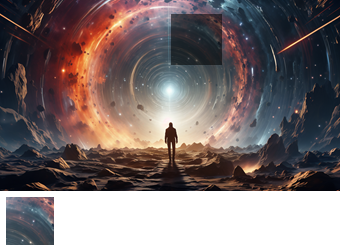
#> input picture image.png, 340 x 251 px
$ python debug_scoring.py
#> lines starting #> are read from the running program, lines starting #| are printed output that depends on the picture
from PIL import Image, ImageDraw, ImageFont
import numpy as np
from skimage import feature, filters, morphology, measure
import cv2
from scipy import ndimage
import os
from datetime import datetime

def analyze_debug_and_fix_scoring(main_image_path):
    """
    Phân tích lại debug candidates và cải thiện scoring
    """
#> called with main_image_path = 'image.png'
    print("=== PHÂN TÍCH DEBUG VÀ SỬA SCORING ===")

    img = Image.open(main_image_path).convert('RGB')
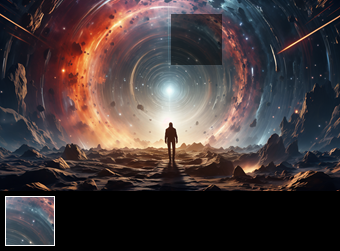
#> img: PIL image 340x251 RGB; mean R, G, B 70.4, 59.3, 59.4
    img_array = np.array(img)
    gray = np.dot(img_array[...,:3], [0.2989, 0.5870, 0.1140])
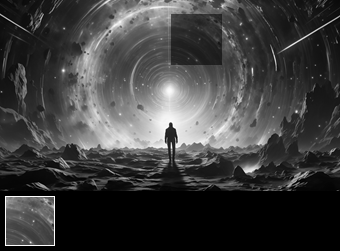
#> gray: shape (251, 340) float64; min 0, max 255, mean 62.6

    h, w = gray.shape
#> h = 251; w = 340
    print(f"📏 Image size: {w}x{h}")
#| 📏 Image size: 340x251

    # Tìm TẤT CẢ candidates với threshold thấp
    all_candidates = find_all_gap_candidates(gray)

    print(f"🔍 Found {len(all_candidates)} total candidates")

    # Phân tích chi tiết từng candidate
    detailed_candidates = []
    for i, candidate in enumerate(all_candidates):
        x, y = candidate['x'], candidate['y']

        # Phân tích chi tiết candidate này
        detailed_analysis = deep_analyze_candidate(gray, x, y, candidate['window_size'])
        detailed_analysis.update(candidate)
        detailed_candidates.append(detailed_analysis)

    # Sort bằng nhiều criteria khác nhau
    print("\n🎯 PHÂN TÍCH CÁC PHƯƠNG PHÁP SCORING:")

    # Method 1: Original scoring
    candidates_original = sorted(detailed_candidates, key=lambda x: x['original_score'], reverse=True)
    print(f"Method 1 (Original): Top candidate = ({candidates_original[0]['x']}, {candidates_original[0]['y']})")

    # Method 2: Darkness priority
    candidates_darkness = sorted(detailed_candidates, key=lambda x: x['darkness_score'], reverse=True)
    print(f"Method 2 (Darkness): Top candidate = ({candidates_darkness[0]['x']}, {candidates_darkness[0]['y']})")

    # Method 3: Uniformity priority
    candidates_uniformity = sorted(detailed_candidates, key=lambda x: x['uniformity_score'], reverse=True)
    print(f"Method 3 (Uniformity): Top candidate = ({candidates_uniformity[0]['x']}, {candidates_uniformity[0]['y']})")

    # Method 4: Contrast priority
    candidates_contrast = sorted(detailed_candidates, key=lambda x: x['contrast_score'], reverse=True)
    print(f"Method 4 (Contrast): Top candidate = ({candidates_contrast[0]['x']}, {candidates_contrast[0]['y']})")

    # Method 5: Shape priority
    candidates_shape = sorted(detailed_candidates, key=lambda x: x['shape_score'], reverse=True)
    print(f"Method 5 (Shape): Top candidate = ({candidates_shape[0]['x']}, {candidates_shape[0]['y']})")

    # Method 6: Combined new scoring
    for candidate in detailed_candidates:
        candidate['new_score'] = calculate_new_score(candidate)

    candidates_new = sorted(detailed_candidates, key=lambda x: x['new_score'], reverse=True)
    print(f"Method 6 (New Combined): Top candidate = ({candidates_new[0]['x']}, {candidates_new[0]['y']})")

    # Visualize top candidates từ mỗi method
    visualize_multi_method_results(main_image_path, {
        'Original': candidates_original[0],
        'Darkness': candidates_darkness[0],
        'Uniformity': candidates_uniformity[0],
        'Contrast': candidates_contrast[0],
        'Shape': candidates_shape[0],
        'New Combined': candidates_new[0]
    })

    # In detailed analysis của top 10 candidates
    print(f"\n📊 DETAILED ANALYSIS - TOP 10 CANDIDATES:")
    top_10 = sorted(detailed_candidates, key=lambda x: x['new_score'], reverse=True)[:10]

    for i, candidate in enumerate(top_10):
        print(f"\n{i+1}. Position: ({candidate['x']}, {candidate['y']})")
        print(f"   Window Size: {candidate['window_size']}")
        print(f"   Original Score: {candidate['original_score']:.1f}")
        print(f"   New Score: {candidate['new_score']:.1f}")
        print(f"   Darkness: {candidate['darkness_score']:.1f}")
        print(f"   Uniformity: {candidate['uniformity_score']:.1f}")
        print(f"   Contrast: {candidate['contrast_score']:.1f}")
        print(f"   Shape: {candidate['shape_score']:.1f}")
        print(f"   Edge: {candidate['edge_score']:.1f}")

    return candidates_new[0]

def find_all_gap_candidates(gray):
    """
    Tìm TẤT CẢ candidates với threshold thấp
    """
    h, w = gray.shape
#> h = 251; w = 340
    candidates = []
    window_sizes = [16, 18, 20, 22, 24, 26, 28, 30, 32, 34, 36]

    # Background stats
    bg_mean = np.mean(gray[:50, :50])
#> bg_mean = 29.58

    # Scan toàn bộ ảnh với step nhỏ
    for window_size in window_sizes:
        half_size = window_size // 2

        for y in range(half_size, h - half_size, 6):  # Step = 6px
            for x in range(half_size, w - half_size, 6):

                window = gray[y - half_size:y + half_size,
                             x - half_size:x + half_size]

                if window.shape[0] != window_size or window.shape[1] != window_size:
                    continue

                # Basic scoring để filter
                window_mean = np.mean(window)
                darkness_ratio = (bg_mean - window_mean) / bg_mean if bg_mean > 0 else 0

                # Threshold rất thấp để không bỏ sót
                if darkness_ratio > 0.1:  # Chỉ cần tối hơn bg 10%
                    candidates.append({
                        'x': x,
                        'y': y,
                        'window_size': window_size,
                        'basic_darkness': darkness_ratio * 100
                    })
#> window: shape (36, 36) float64; every value is 0
#> after the loop, candidates = 4358 items
#| 🔍 Found 4358 total candidates
#> the loop in analyze_debug_and_fix_scoring, `for i, candidate in enumerate(all_candidates):` made 4358 passes
#> (x, y, bg_mean in deep_analyze_candidate, window_mean in deep_analyze_candidate, window_std in deep_analyze_candidate, darkness_ratio in deep_analyze_candidate, darkness_score in deep_analyze_candidate, uniformity_score in deep_analyze_candidate) on passes 2 to 4: (14, 8, 29.58, 19.42, 5.15, 0.344, 100, 89.71), (20, 8, 29.58, 20.7, 5.93, 0.3, 100, 88.14), (26, 8, 29.58, 22.05, 6.61, 0.255, 100, 86.79)
#| Method 1 (Original): Top candidate = (321, 201)
#| Method 2 (Darkness): Top candidate = (8, 8)
#| Method 3 (Uniformity): Top candidate = (68, 200)
#| Method 4 (Contrast): Top candidate = (32, 176)
#| Method 5 (Shape): Top candidate = (68, 200)
#| Method 6 (New Combined): Top candidate = (321, 201)

    return candidates

def deep_analyze_candidate(gray, x, y, window_size):
    """
    Phân tích chi tiết một candidate
    """
    h, w = gray.shape
    half_size = window_size // 2

    # Extract window
    window = gray[y - half_size:y + half_size, x - half_size:x + half_size]

    # Background comparison
    bg_regions = []
    if x >= 50 and y >= 50:
        bg_regions.append(gray[y-50:y-30, x-50:x-30])  # Top-left sample
    if x < w-50 and y >= 50:
        bg_regions.append(gray[y-50:y-30, x+30:x+50])  # Top-right sample

    bg_mean = np.mean([np.mean(region) for region in bg_regions]) if bg_regions else np.mean(gray[:50, :50])

    # Detailed analysis
    window_mean = np.mean(window)
    window_std = np.std(window)

    # 1. Darkness score
    darkness_ratio = (bg_mean - window_mean) / bg_mean if bg_mean > 0 else 0
    darkness_score = max(0, min(100, darkness_ratio * 400))

    # 2. Uniformity score
    uniformity_score = max(0, 100 - window_std * 2)

    # 3. Shape score (square-ness)
    row_means = [np.mean(window[i, :]) for i in range(window_size)]
    col_means = [np.mean(window[:, j]) for j in range(window_size)]
    row_consistency = max(0, 100 - np.std(row_means) * 8)
    col_consistency = max(0, 100 - np.std(col_means) * 8)
    shape_score = (row_consistency + col_consistency) / 2

    # 4. Contrast score
    border_pixels = np.concatenate([
        window[0, :], window[-1, :], window[:, 0], window[:, -1]
    ])
    border_mean = np.mean(border_pixels)
    center_size = max(4, window_size // 2)
    start = (window_size - center_size) // 2
    center_region = window[start:start+center_size, start:start+center_size]
    center_mean = np.mean(center_region)
    contrast_score = max(0, min(100, (border_mean - center_mean) / max(border_mean, 1) * 150))

    # 5. Edge score
    grad_x = np.gradient(window, axis=1)
    grad_y = np.gradient(window, axis=0)
    edges = np.sqrt(grad_x**2 + grad_y**2)
    edge_score = min(100, np.mean(edges) * 10)

    # 6. Original score (như thuật toán cũ)
    size_score = 100 if 20 <= window_size <= 30 else 80 if 16 <= window_size <= 34 else 60

    original_score = (
        darkness_score * 0.25 +
        uniformity_score * 0.20 +
        shape_score * 0.20 +
        contrast_score * 0.20 +
        size_score * 0.15
    )

    return {
        'darkness_score': darkness_score,
        'uniformity_score': uniformity_score,
        'shape_score': shape_score,
        'contrast_score': contrast_score,
        'edge_score': edge_score,
        'original_score': original_score,
        'window_mean': window_mean,
        'bg_mean': bg_mean
    }

def calculate_new_score(candidate):
    """
    Scoring mới với trọng số khác
    """
    # New weighting - ưu tiên uniformity và darkness
    new_score = (
        candidate['uniformity_score'] * 0.35 +  # 35% - Uniformity quan trọng nhất
        candidate['darkness_score'] * 0.30 +    # 30% - Darkness
        candidate['contrast_score'] * 0.20 +    # 20% - Contrast
        candidate['shape_score'] * 0.10 +       # 10% - Shape
        candidate['edge_score'] * 0.05          # 5% - Edge
    )

    # Bonus cho gaps có đặc trưng rất rõ ràng
    if (candidate['uniformity_score'] > 80 and
        candidate['darkness_score'] > 60 and
        candidate['contrast_score'] > 50):
        new_score *= 1.4

    return new_score

def visualize_multi_method_results(main_image_path, method_results):
    """
    Visualize kết quả từ nhiều methods
    """
#> called with main_image_path = 'image.png'
    try:
        img = Image.open(main_image_path).convert('RGB')
        draw = ImageDraw.Draw(img)

        colors = {
            'Original': (255, 0, 0),      # Đỏ
            'Darkness': (0, 255, 0),      # Xanh lá
            'Uniformity': (0, 0, 255),    # Xanh dương
            'Contrast': (255, 255, 0),    # Vàng
            'Shape': (255, 0, 255),       # Tím
            'New Combined': (0, 255, 255) # Cyan
        }

        # Vẽ results
        for i, (method, candidate) in enumerate(method_results.items()):
            color = colors[method]
            x, y = candidate['x'], candidate['y']

            # Vẽ circle với size khác nhau
            radius = 8 + i * 2
            draw.ellipse([x-radius, y-radius, x+radius, y+radius],
                        outline=color, width=3)

            # Label
            draw.text((x+radius+2, y-radius+i*3), method[:3], fill=color)
#> this loop made 6 passes
#> method on passes 1 to 6: 'Original', 'Darkness', 'Uniformity', 'Contrast', 'Shape', 'New Combined'

        # Legend
        legend_y = 10
        for method, color in colors.items():
            draw.rectangle([10, legend_y, 30, legend_y+15], fill=color)
            draw.text((35, legend_y+2), method, fill=(255, 255, 255))
            legend_y += 20

        # Save
        timestamp = datetime.now().strftime("%Y%m%d_%H%M%S")
        output_path = f"results/multi_method_debug_{timestamp}.png"
        img.save(output_path)
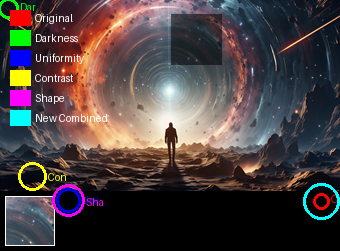
#> saved as multi_method_debug_20261120_115810.png: PIL image 340x251 RGB; mean R, G, B 75.5, 64.8, 65.2

        print(f"✅ Saved multi-method visualization: {output_path}")

    except Exception as e:
        print(f"❌ Error saving visualization: {e}")

# Sử dụng
if __name__ == "__main__":
    main_image = "image.png"

    print("🔍 Phân tích debug và cải thiện scoring...")

    best_candidate = analyze_debug_and_fix_scoring(main_image)
#> the loop in analyze_debug_and_fix_scoring, `for i, candidate in enumerate(top_10):` made 10 passes
#> (printed output is left out)

    print(f"\n🎯 BEST CANDIDATE WITH NEW SCORING:")
    print(f"Position: ({best_candidate['x']}, {best_candidate['y']})")
#| Position: (321, 201)
    print(f"New Score: {best_candidate['new_score']:.1f}")
#| New Score: 129.4
    print(f"Window Size: {best_candidate['window_size']}")
#| Window Size: 30
